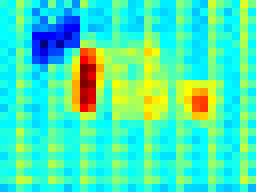
#> input picture app/Alert_System/Alert System tests/irregular_hotspot/coldspot_1.png, 32 x 24 px (shown 8 times larger); its folder holds only this picture in this run
$ python test_localisation_cv.py
#> lines starting #> are read from the running program, lines starting #| are printed output that depends on the picture; after the words box and inside, x2 and y2 are one past the last pixel; in counts of white or black regions, pixels touching at a corner belong together
"""
Pure image processing hotspot localisation — no model involved.

Logic:
  1. Mask out known equipment zones (allowed to be hot).
  2. HSV threshold to find warm/hot pixels outside those zones.
  3. Filter blobs by minimum area to ignore sensor noise.
  4. Draw enclosing circle around each remaining blob.

Output per image:
  - green boxes  : known equipment zones (excluded from detection)
  - red circle   : anomalous hotspot found outside those zones

Usage:
    python test_localisation_cv.py
    python test_localisation_cv.py --substation Substation_Beta_Cam1

Tuning:
    --hue-high        : upper hue bound for warm colours (default 35, orange/yellow)
    --min-saturation  : minimum saturation  (default 80)
    --min-value       : minimum brightness  (default 80)
    --min-area        : minimum blob area in pixels to count as a hotspot (default 4)

Red wraps in HSV — hue 0-8 and 165-180 are always checked regardless of --hue-high.
"""

import os
import sys
import argparse
import numpy as np
import cv2

from substation_configs import SUBSTATION_ZONES

# paths
DIR        = os.path.dirname(os.path.abspath(__file__))
TEST_DIR   = os.path.join(DIR, "..", "Alert System tests")
OUTPUT_DIR = os.path.join(DIR, "..", "Alert System tests", "localisation_output_cv")

# zone coordinates are defined in 24x32 pixel space
CAM_H, CAM_W = 24, 32


# warm-pixel mask
def warm_mask(img_bgr, args):
    """
    Binary mask of warm/hot pixels.
    Covers three HSV regions to handle the red wrap-around:
      0-8   : low red (very hot)
      8-hue_high : orange through yellow
      165-180: high red wrap-around (very hot)
    """
    hsv = cv2.cvtColor(img_bgr, cv2.COLOR_BGR2HSV)
    s, v = args.min_saturation, args.min_value

    lo_red = cv2.inRange(hsv, np.array([0,   s, v]), np.array([8,            255, 255]))
    orange = cv2.inRange(hsv, np.array([8,   s, v]), np.array([args.hue_high, 255, 255]))
    hi_red = cv2.inRange(hsv, np.array([165, s, v]), np.array([180,          255, 255]))

    return cv2.bitwise_or(cv2.bitwise_or(lo_red, orange), hi_red)


# annotate one image
def annotate(image_path, substation_id, args):
    img_cv       = cv2.imread(image_path)
    img_h, img_w = img_cv.shape[:2]
    scale_x      = img_w / CAM_W
    scale_y      = img_h / CAM_H
    zones        = SUBSTATION_ZONES.get(substation_id, [])

    # green boxes for safe zones
    for zone in zones:
        x1 = int(zone["startX"] * scale_x)
        y1 = int(zone["startY"] * scale_y)
        x2 = int(zone["endX"]   * scale_x)
        y2 = int(zone["endY"]   * scale_y)
        cv2.rectangle(img_cv, (x1, y1), (x2, y2), (0, 200, 0), 1)

    # build warm mask and zero out safe zones
    mask = warm_mask(img_cv, args)

    for zone in zones:
        x1 = int(zone["startX"] * scale_x)
        y1 = int(zone["startY"] * scale_y)
        x2 = int(zone["endX"]   * scale_x)
        y2 = int(zone["endY"]   * scale_y)
        mask[y1:y2, x1:x2] = 0

    # find blobs and circle them
    contours, _ = cv2.findContours(mask, cv2.RETR_EXTERNAL, cv2.CHAIN_APPROX_SIMPLE)
    detections  = []

    for contour in contours:
        if cv2.contourArea(contour) < args.min_area:
            continue
        (cx, cy), r = cv2.minEnclosingCircle(contour)
        cx, cy, r   = int(cx), int(cy), max(int(r) + 1, 2)
        cv2.circle(img_cv, (cx, cy), r, (0, 0, 255), 1)
        cv2.circle(img_cv, (cx, cy), 1, (0, 0, 255), -1)
        detections.append((cx, cy, r))

    return img_cv, detections


# collect images
def collect_images(test_dir):
    paths = []
    for root, _, files in os.walk(test_dir):
        if "localisation_output" in root:
            continue
        for f in files:
            if f.lower().endswith(".png"):
                paths.append(os.path.join(root, f))
    return sorted(paths)


# main
def main():
    parser = argparse.ArgumentParser()
    parser.add_argument("--substation",     default="Substation_Alpha_Cam1",
                        choices=list(SUBSTATION_ZONES.keys()))
    parser.add_argument("--hue-high",       type=int,   default=35)
    parser.add_argument("--min-saturation", type=int,   default=80)
    parser.add_argument("--min-value",      type=int,   default=80)
    parser.add_argument("--min-area",       type=float, default=4.0)
    args = parser.parse_args()

    os.makedirs(OUTPUT_DIR, exist_ok=True)
    images = collect_images(TEST_DIR)

    if not images:
        print(f"No PNG images found under {TEST_DIR}")
        sys.exit(1)

    print(f"Substation  : {args.substation}")
    print(f"Hue ranges  : 0-8 (red low) | 8-{args.hue_high} (orange/yellow) | 165-180 (red high)")
    print(f"Min sat/val : {args.min_saturation} / {args.min_value}")
    print(f"Min area    : {args.min_area}px")
    print(f"Images      : {len(images)}\n")

    for path in images:
        annotated, detections = annotate(path, substation_id=args.substation, args=args)
#> in annotate, img_cv is the input picture: shape (24, 32, 3); mean B, G, R 181.7, 234.2, 72.5
#> after the loop in annotate, `for zone in zones:`:
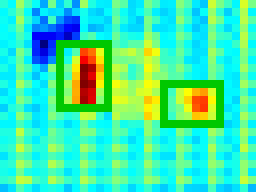
#> img_cv: shape (24, 32, 3) (shown 8 times larger); 6.77% of pixels changed, all inside (x1, y1, x2, y2) = (7, 5, 28, 16)
#> in warm_mask, `hsv = cv2.cvtColor(img_bgr, cv2.COLOR_BGR2HSV)`: hsv: shape (24, 32, 3); mean H, S, V 74, 216.2, 249.9
#> in warm_mask, `lo_red = cv2.inRange(hsv, np.array([0,   s, v]), np.array([8,         ..`:
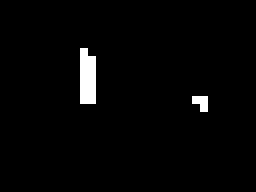
#> lo_red: shape (24, 32) (shown 8 times larger); 2.1% white in thin lines or dots, all inside (x1, y1, x2, y2) = (10, 6, 26, 14)
#> in warm_mask, `orange = cv2.inRange(hsv, np.array([8,   s, v]), np.array([args.hue_hi..`:
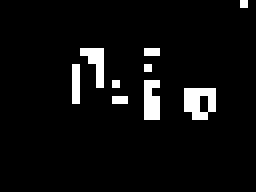
#> orange: shape (24, 32) (shown 8 times larger); 5.3% white in thin lines or dots, all inside (x1, y1, x2, y2) = (9, 0, 31, 15)
#> in warm_mask, `hi_red = cv2.inRange(hsv, np.array([165, s, v]), np.array([180,       ..`: hi_red: shape (24, 32); every value is 0
#> in warm_mask, `return cv2.bitwise_or(cv2.bitwise_or(lo_red, orange), hi_red)`:
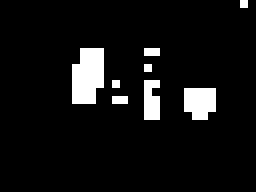
#> returned value: shape (24, 32) (shown 8 times larger); 7% white in thin lines or dots, all inside (x1, y1, x2, y2) = (9, 0, 31, 15)
#> after the loop in annotate, `for zone in zones:`:
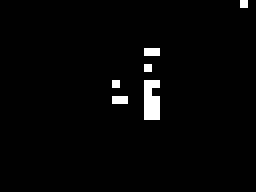
#> mask: shape (24, 32) (shown 8 times larger); 2.1% white in thin lines or dots, all inside (x1, y1, x2, y2) = (14, 0, 31, 15)
#> in annotate, `contours, _ = cv2.findContours(mask, cv2.RETR_EXTERNAL, cv2.CHAIN_APPR..`: contours = 6 contours, all with area under 20
#> the loop in annotate, `for contour in contours:` made 6 passes
#> contour on passes 1, 3, 4, 5, 6: [[14, 12], [15, 12]], [[14, 10]], [[18, 8]], [[18, 6], [19, 6]], [[30, 0]]
#> after the loop in annotate, `for contour in contours:`: detections = []
#> detections = []

        rel      = os.path.relpath(path, TEST_DIR)
        out_path = os.path.join(OUTPUT_DIR, rel)
        os.makedirs(os.path.dirname(out_path), exist_ok=True)
        cv2.imwrite(out_path, annotated)

        status = "HOTSPOT" if detections else "normal "
#> status = 'normal '
        detail = f"  {len(detections)} blob(s) circled" if detections else ""
#> detail = ''
        print(f"[{status}]  {rel}{detail}")
#| [normal ]  irregular_hotspot/coldspot_1.png

    print(f"\nDone. Saved to: {OUTPUT_DIR}")


if __name__ == "__main__":
    main()
